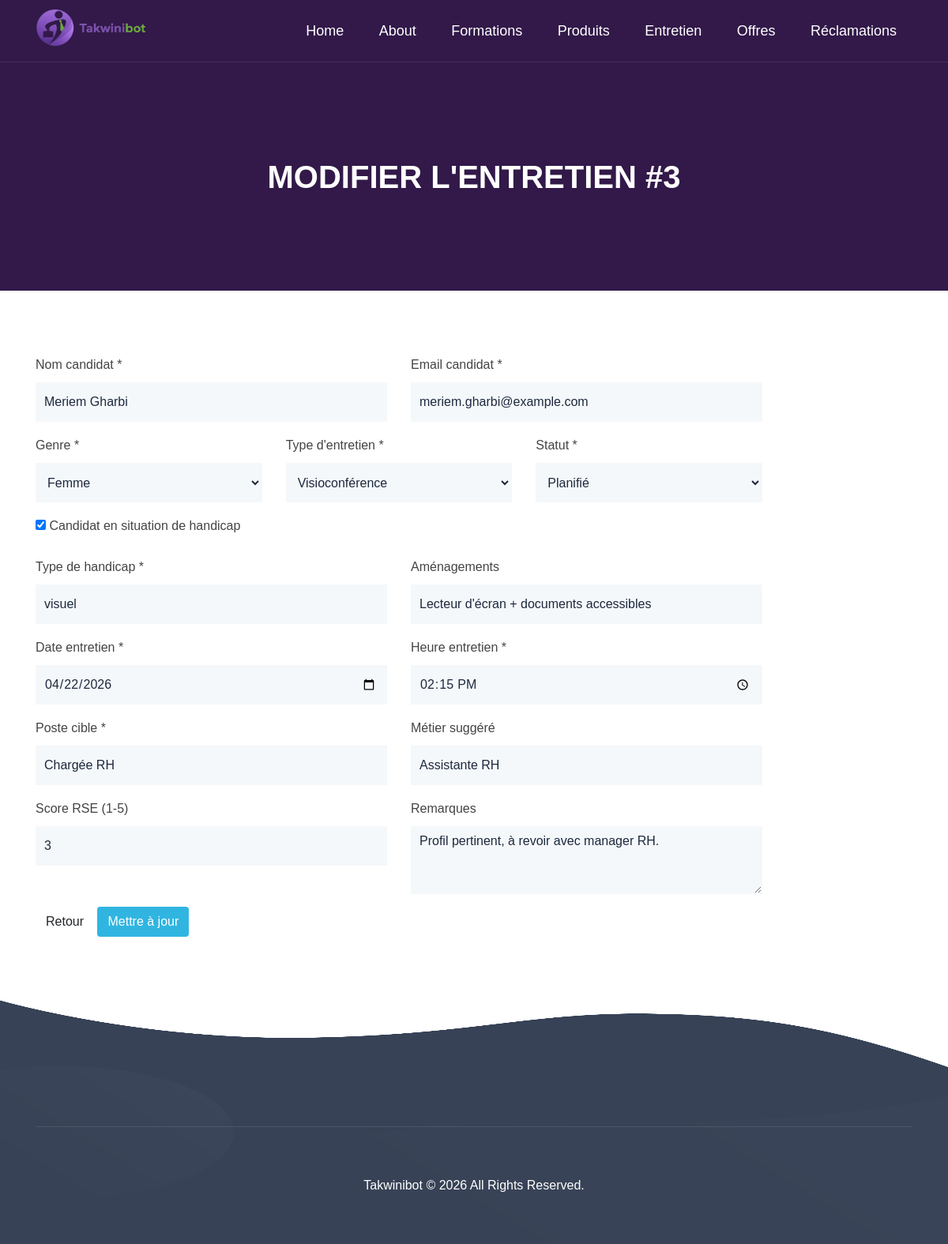
The page /edit.php?id=3 on the database its author committed.
### tables this page shows
CREATE TABLE `entretien` (
  `id`              bigint(20) UNSIGNED NOT NULL AUTO_INCREMENT,

   
  `nom_candidat`    varchar(100)        NOT NULL,
  `email_candidat`  varchar(150)        NOT NULL,
  `genre`           enum('homme','femme') NOT NULL DEFAULT 'homme',
  `type_handicap`   varchar(100)        NOT NULL,
  `amenagements`    text                DEFAULT NULL,

   
  `type_entretien_id` bigint(20) UNSIGNED NOT NULL COMMENT 'FK → type_entretien.id',
  `date_entretien`  date                NOT NULL,
  `heure_entretien` time                NOT NULL,

   
  `poste_cible`     varchar(150)        NOT NULL,
  `metier_suggere`  varchar(150)        DEFAULT NULL,
  `score_rse`       tinyint(3) UNSIGNED DEFAULT NULL
                    CHECK (`score_rse` BETWEEN 1 AND 5),
  `remarques`       text                DEFAULT NULL,

   
  `statut`          enum('planifié','en cours','terminé','annulé')
                    NOT NULL DEFAULT 'planifié',
  `created_at`      datetime            NOT NULL DEFAULT current_timestamp(),

  PRIMARY KEY (`id`),
  KEY `idx_type_entretien`  (`type_entretien_id`),
  KEY `idx_date_entretien`  (`date_entretien`),
  KEY `idx_statut_entretien`(`statut`),
  KEY `idx_email_candidat`  (`email_candidat`)
);

### edit.php (the view, shortened to what this page needs)
<?php
$pdo = config::getConnexion();
function e(string $value): string
{
    return htmlspecialchars($value, ENT_QUOTES, 'UTF-8');
}
$id = isset($_GET['id']) ? (int) $_GET['id'] : 0;
$typesEntretien = ['présentiel', 'visioconférence', 'téléphonique', 'LST', 'hybride'];
$genres = ['homme', 'femme'];
$statuts = ['planifié', 'en cours', 'terminé', 'annulé'];
$selectStmt = $pdo->prepare('SELECT * FROM entretien WHERE id = :id');
$selectStmt->execute([':id' => $id]);
$entretien = $selectStmt->fetch();
$data = [
    'nom_candidat'      => (string) $entretien['nom_candidat'],
    'email_candidat'    => (string) $entretien['email_candidat'],
    'genre'             => (string) $entretien['genre'],
    'type_handicap'     => (string) ($entretien['type_handicap'] ?? ''),
    'amenagements'      => (string) ($entretien['amenagements'] ?? ''),
    'type_entretien_id' => (string) ($entretien['type_entretien_id'] ?? ''),
    'date_entretien'    => (string) $entretien['date_entretien'],
    'heure_entretien'   => substr((string) $entretien['heure_entretien'], 0, 5),
    'poste_cible'       => (string) $entretien['poste_cible'],
    'metier_suggere'    => (string) ($entretien['metier_suggere'] ?? ''),
    'score_rse'         => $entretien['score_rse'] !== null ? (string) $entretien['score_rse'] : '',
    'remarques'         => (string) ($entretien['remarques'] ?? ''),
    'statut'            => (string) $entretien['statut'],
    'has_handicap'      => ($entretien['type_handicap'] !== null && $entretien['type_handicap'] !== 'aucun') ? '1' : '0',
];
$assets = '/Hilux-1.0.0/Hilux-1.0.0/Hilux-1.0.0/Hilux-1.0.0/assets';
?>
<!DOCTYPE html>
<html lang="fr">
<head>
    <link rel="stylesheet" href="<?= $assets ?>/bootstrap/css/bootstrap.min.css">
    <link rel="stylesheet" href="<?= $assets ?>/fonts/font-awesome.min.css">
    <link rel="stylesheet" href="<?= $assets ?>/fonts/themify-icons.css">
    <link rel="stylesheet" href="<?= $assets ?>/css/fonts.css">
    <link rel="stylesheet" href="<?= $assets ?>/css/menu.css">
    <link rel="stylesheet" href="<?= $assets ?>/css/style.css">
    <link rel="stylesheet" href="<?= $assets ?>/css/responsive.css">
</head>
<body data-spy="scroll" data-offset="80">
<header class="site-navbar js-sticky-header site-navbar-target" role="banner">
    <div class="container">
        <div class="row align-items-center">
            <div class="col-6 col-xl-2">
                <h1 class="mb-0 site-logo"><a href="/Hilux-1.0.0/Hilux-1.0.0/Hilux-1.0.0/Hilux-1.0.0/index.html"><img src="<?= $assets ?>/img/logo.png" alt="TakwiniBot"></a></h1>
            </div>
            <div class="col-12 col-md-10 d-none d-xl-block">
                <nav class="site-navigation position-relative text-right" role="navigation">
                    <ul class="site-menu main-menu js-clone-nav mr-auto d-none d-lg-block">
                        <li><a class="nav-link" href="/Hilux-1.0.0/Hilux-1.0.0/Hilux-1.0.0/Hilux-1.0.0/index.html">Home</a></li>
                        <li><a class="nav-link" href="/Hilux-1.0.0/Hilux-1.0.0/Hilux-1.0.0/Hilux-1.0.0/about.html">About</a></li>
                        <li><a class="nav-link" href="/Hilux-1.0.0/Hilux-1.0.0/Hilux-1.0.0/Hilux-1.0.0/formations/formation.html">Formations</a></li>
                        <li><a class="nav-link" href="/Hilux-1.0.0/Hilux-1.0.0/Hilux-1.0.0/Hilux-1.0.0/gallery.html">Produits</a></li>
                        <li><a href="index.php" class="nav-link active">Entretien</a></li>
                        <li><a class="nav-link" href="/Hilux-1.0.0/Hilux-1.0.0/Hilux-1.0.0/Hilux-1.0.0/offres.html">Offres</a></li>
                        <li><a class="nav-link" href="/Hilux-1.0.0/Hilux-1.0.0/Hilux-1.0.0/Hilux-1.0.0/front_mes_reclamations.html">Réclamations</a></li>
                    </ul>
                </nav>
            </div>
        </div>
    </div>
</header>
<section class="section-top">
    <div class="container">
        <div class="col-lg-10 offset-lg-1 col-xs-12 text-center">
            <div class="section-top-title wow fadeInRight" data-wow-duration="1s" data-wow-delay="0.3s" data-wow-offset="0">
                <h1>Modifier l'entretien #<?= $id ?></h1>
            </div>
        </div>
    </div>
</section>
<section class="section-padding">
    <div class="container">
        <div class="row">
            <div class="col-lg-10 col-lg-offset-1 col-md-12">
                <div class="single_agent_info">
                    <form method="post" action="edit.php?id=<?= $id ?>">
                        <div class="row">
                            <div class="col-md-6 form-group">
                                <label for="nom_candidat">Nom candidat *</label>
                                <input type="text" id="nom_candidat" name="nom_candidat" class="form-control" value="<?= e($data['nom_candidat']) ?>" data-hint="Veuillez entrer votre nom complet">
                            </div>
                            <div class="col-md-6 form-group">
                                <label for="email_candidat">Email candidat *</label>
                                <input type="email" id="email_candidat" name="email_candidat" class="form-control" value="<?= e($data['email_candidat']) ?>" data-hint="Entrez votre adresse email valide">
                            </div>
                        </div>
                        <div class="row">
                            <div class="col-md-4 form-group">
                                <label for="genre">Genre *</label>
                                <select id="genre" name="genre" class="form-control" data-hint="Sélectionnez votre genre">
                                    <?php foreach ($genres as $genre): ?>
                                        <option value="<?= e($genre) ?>" <?= $data['genre'] === $genre ? 'selected' : '' ?>><?= e(ucfirst($genre)) ?></option>
                                    <?php endforeach; ?>
                                </select>
                            </div>
                            <div class="col-md-4 form-group">
                                <label for="type_entretien_id">Type d'entretien *</label>
                                <select id="type_entretien_id" name="type_entretien_id" class="form-control" data-hint="Choisissez le type d'entretien">
                                    <?php foreach ($typesEntretien as $i => $type): ?>
                                        <option value="<?= $i+1 ?>" <?= $data['type_entretien_id'] === (string)($i+1) ? 'selected' : '' ?>><?= e(ucfirst($type)) ?></option>
                                    <?php endforeach; ?>
                                </select>
                            </div>
                            <div class="col-md-4 form-group">
                                <label for="statut">Statut *</label>
                                <select id="statut" name="statut" class="form-control" data-hint="Sélectionnez le statut de l'entretien">
                                    <?php foreach ($statuts as $s): ?>
                                        <option value="<?= e($s) ?>" <?= $data['statut'] === $s ? 'selected' : '' ?>><?= e(ucfirst($s)) ?></option>
                                    <?php endforeach; ?>
                                </select>
                            </div>
                        </div>
                        <div class="form-group">
                            <label><input type="checkbox" id="has_handicap" name="has_handicap" value="1" <?= $data['has_handicap'] === '1' ? 'checked' : '' ?>> Candidat en situation de handicap</label>
                        </div>
                        <div id="handicap-fields" style="display:none;">
                            <div class="row">
                                <div class="col-md-6 form-group">
                                    <label for="type_handicap">Type de handicap *</label>
                                    <input type="text" id="type_handicap" name="type_handicap" class="form-control" value="<?= e($data['type_handicap'] !== 'aucun' ? $data['type_handicap'] : '') ?>" data-hint="Précisez votre type de handicap">
                                </div>
                                <div class="col-md-6 form-group">
                                    <label for="amenagements">Aménagements</label>
                                    <input type="text" id="amenagements" name="amenagements" class="form-control" value="<?= e($data['amenagements']) ?>" data-hint="Décrivez les aménagements nécessaires">
                                </div>
                            </div>
                        </div>
                        <div class="row">
                            <div class="col-md-6 form-group">
                                <label for="date_entretien">Date entretien *</label>
                                <input type="date" id="date_entretien" name="date_entretien" class="form-control" value="<?= e($data['date_entretien']) ?>" data-hint="Sélectionnez la date de l'entretien">
                            </div>
                            <div class="col-md-6 form-group">
                                <label for="heure_entretien">Heure entretien *</label>
                                <input type="time" id="heure_entretien" name="heure_entretien" class="form-control" value="<?= e($data['heure_entretien']) ?>" data-hint="Choisissez l'heure de l'entretien">
                            </div>
                        </div>
                        <div class="row">
                            <div class="col-md-6 form-group">
                                <label for="poste_cible">Poste cible *</label>
                                <input type="text" id="poste_cible" name="poste_cible" class="form-control" value="<?= e($data['poste_cible']) ?>" data-hint="Entrez le poste cible">
                            </div>
                            <div class="col-md-6 form-group">
                                <label for="metier_suggere">Métier suggéré</label>
                                <input type="text" id="metier_suggere" name="metier_suggere" class="form-control" value="<?= e($data['metier_suggere']) ?>">
                            </div>
                        </div>
                        <div class="row">
                            <div class="col-md-6 form-group">
                                <label for="score_rse">Score RSE (1-5)</label>
                                <input type="number" id="score_rse" name="score_rse" min="1" max="5" class="form-control" value="<?= e($data['score_rse']) ?>" data-hint="Entrez un score entre 1 et 5">
                            </div>
                            <div class="col-md-6 form-group">
                                <label for="remarques">Remarques</label>
                                <textarea id="remarques" name="remarques" rows="3" class="form-control" data-hint="Ajoutez vos remarques supplémentaires"><?= e($data['remarques']) ?></textarea>
                            </div>
                        </div>
                        <a href="show.php?id=<?= $id ?>" class="btn btn-default">Retour</a>
                        <button type="submit" class="btn btn-default" style="background:#30b5e1;color:#fff;">Mettre à jour</button>
                    </form>
                </div>
            </div>
        </div>
    </div>
</section>
<footer class="footer-area">
    <div class="container">
        <div class="row text-center">
            <div class="col-lg-12 col-sm-12 col-xs-12 wow zoomIn">
                <p class="footer_copyright">Takwinibot &copy; 2026 All Rights Reserved.</p>
            </div>
        </div>
    </div>
</footer>
</body>
</html>

### assets-theme/css/menu.css (style rules this page uses)
.site-navbar { margin-bottom: 0px; z-index: 1999; position: absolute; top: 0; width: 100%; }
.site-navbar .site-logo { position: relative; left: 0; font-size: 24px; }
.site-navbar .site-navigation .site-menu { margin-bottom: 0; }
.site-navbar .site-navigation .site-menu .active { color: #35ac39; display: inline-block; padding: 20px 20px; }
.site-navbar .site-navigation .site-menu a { text-decoration: none !important; display: inline-block; }
.site-navbar .site-navigation .site-menu > li { display: inline-block; }
.site-navbar .site-navigation .site-menu > li > a { padding: 25px 20px; font-size: 18px; text-transform: capitalize; display: inline-block; text-decoration: none !important; }
.site-mobile-menu .site-nav-wrap { padding: 0; margin: 0; list-style: none; position: relative; }
.site-mobile-menu .site-nav-wrap a { padding: 10px 20px; display: block; position: relative; color: #212529; }
.site-mobile-menu .site-nav-wrap li { position: relative; display: block; }
.site-mobile-menu .site-nav-wrap li .active { color: #35ac39; }
.site-mobile-menu .site-nav-wrap > li { display: block; position: relative; float: left; width: 100%; }
.site-mobile-menu .site-nav-wrap > li > a { padding-left: 20px; font-size: 20px; }
.sticky-wrapper .site-navbar { -webkit-transition: .3s all ease; -o-transition: .3s all ease; transition: .3s all ease; }
.sticky-wrapper .site-navbar { border-bottom: 1px solid rgba(255, 255, 255, 0.1); }
.site-logo img { width:150px; }
.sticky-wrapper .site-navbar .site-logo a { color: #fff; }
.sticky-wrapper .site-navbar .site-menu > li > a { color: #fff !important; }
.sticky-wrapper .site-navbar .site-menu > li > a:hover, .sticky-wrapper .site-navbar .site-menu > li > a.active { color: #fff !important; }

### assets-theme/css/style.css (style rules this page uses)
body { color: #444; font-family: 'Exo', sans-serif; font-size: 16px; font-weight: 400; line-height: 28px; background:#fff; overflow-x:hidden; }
html, body { height: 100% }
h1, h2, h3, h4, h5, h6 { letter-spacing: 0px; margin-top: 0px; font-family: 'Exo', sans-serif; color: #1d293e; font-weight: 400; }
a { font-family: 'Exo', sans-serif; text-decoration: none; -webkit-transition: all 0.2s ease 0s; -o-transition: all 0.2s ease 0s; transition: all 0.2s ease 0s; }
p { margin-bottom: 0; }
ul, li { margin: 0; padding: 0; }
.section-padding { padding:80px 0 }
.form-control { background: #f5f8fa none repeat scroll 0 0; border: 1px solid #f5f8fa; border-radius: 0; -webkit-box-shadow: none; box-shadow: none; color: #1d293e; height: 50px; padding-left: 10px; -webkit-transition: all 0.2s ease 0s; -o-transition: all 0.2s ease 0s; transition: all 0.2s ease 0s; }
.footer-area { position: relative; background-image: url(../img/bg/footer.png); background-size: 100% 100%; padding: 160px 0px 60px; }
.footer_copyright { color: #fff; margin: 0; text-transform: capitalize; border-top: 1px solid rgba(255, 255, 255, 0.1); padding-top: 60px; }
.section-top { background:#321949; padding-bottom: 120px; padding-top: 200px; position: relative; }
.section-top-title h1 { margin: 0; color:#fff; font-weight:600; text-transform: uppercase; }

### rows shown on the page
entretien: nom_candidat "Meriem Gharbi", email_candidat "meriem.gharbi@example.com", genre "Femme", type_entretien_id "Visioconférence", statut "Planifié", type_handicap "visuel", amenagements "Lecteur d'écran + documents accessibles", date_entretien "04/22/2026", poste_cible "Chargée RH", metier_suggere "Assistante RH", score_rse "3", remarques "Profil pertinent, à revoir avec manager RH."

### other values the page prints
$id "3"
